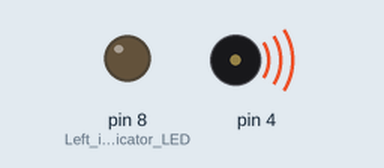
Recording of a sketch running on a simulated Arduino Uno, built with avr-gcc and run on an emulated ATmega328P. On the bench: output pins drawn as LEDs (lit = HIGH), buzzer (waves = sounding).

Above: at 0.1 s.
At 1.1 s:
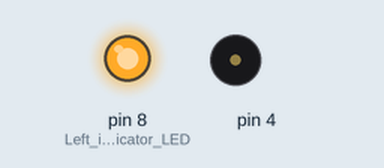
Timing chart, 0 to 2.6 s (numbered marks = the images above):
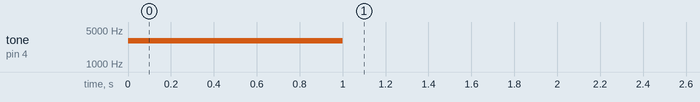

The sketch:

LeftLedOn.ino
```cpp
// Robotics with the BOE Shield - LeftLedOn
// Turn on left LED for brightness testing

void setup()                                 // Built-in initialization block
{
  tone(4, 3000, 1000);                       // Play tone for 1 second
  delay(1000);                               // Delay to finish tone

  pinMode(8, OUTPUT);                        // Left indicator LED
  digitalWrite(8, HIGH);
}

void loop()                                  // Main loop auto-repeats
{
}
```
